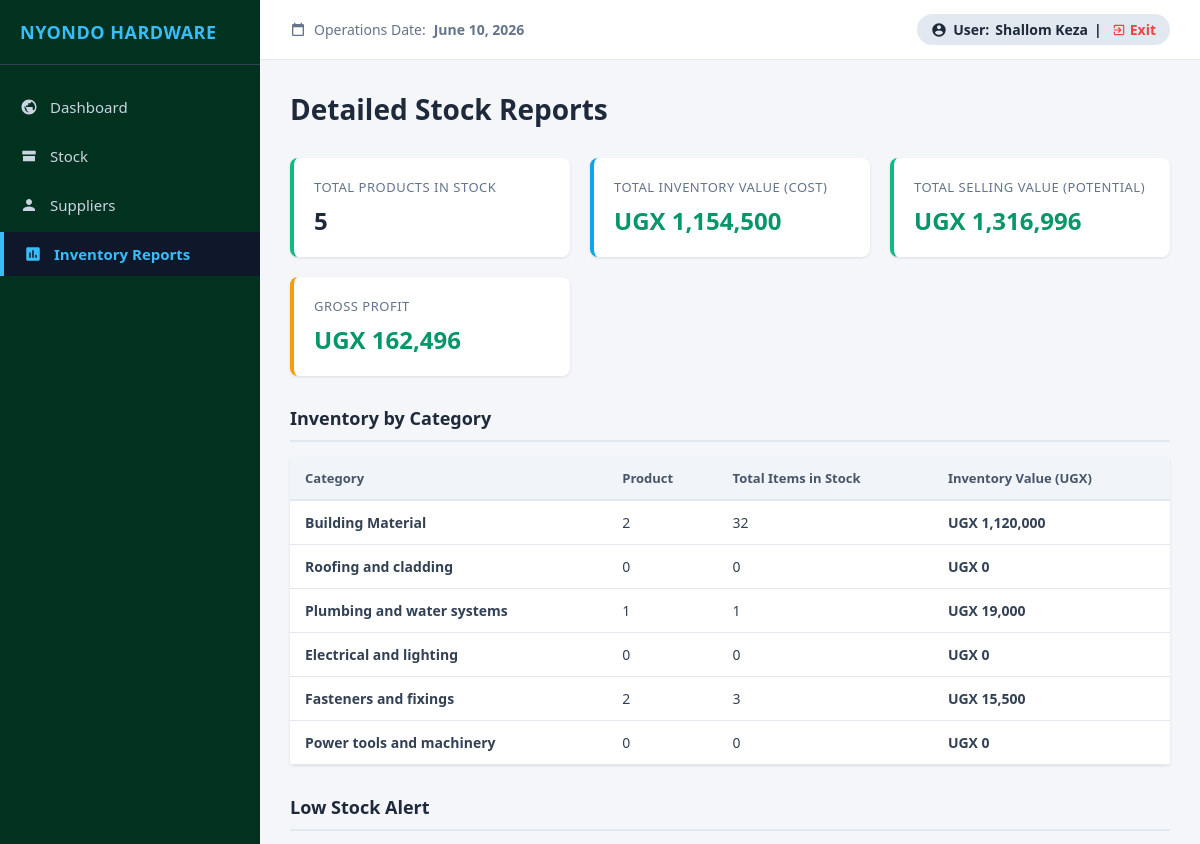
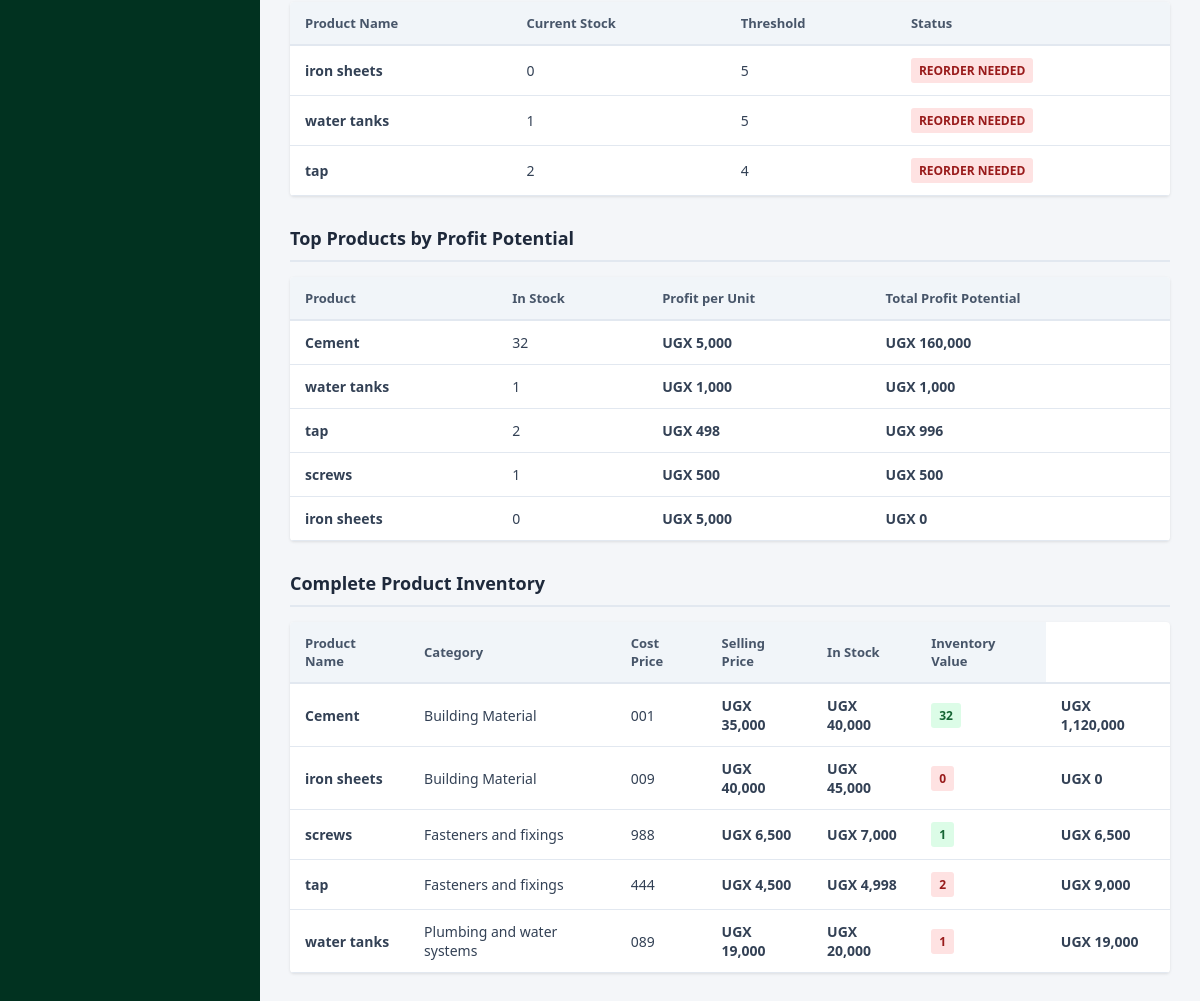
The app's page /inventory-reports/ (signed in), older data (2 pictures, top to bottom).
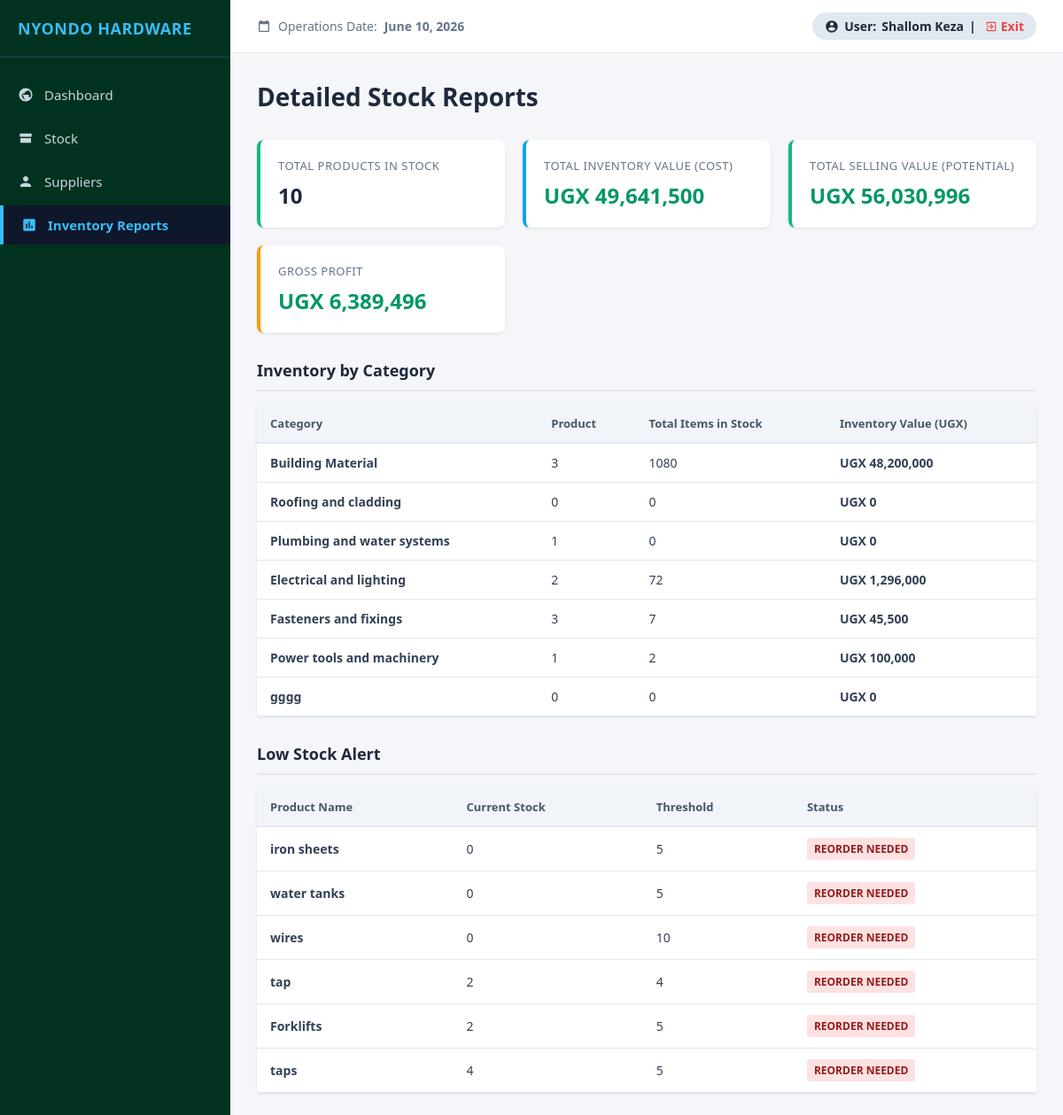
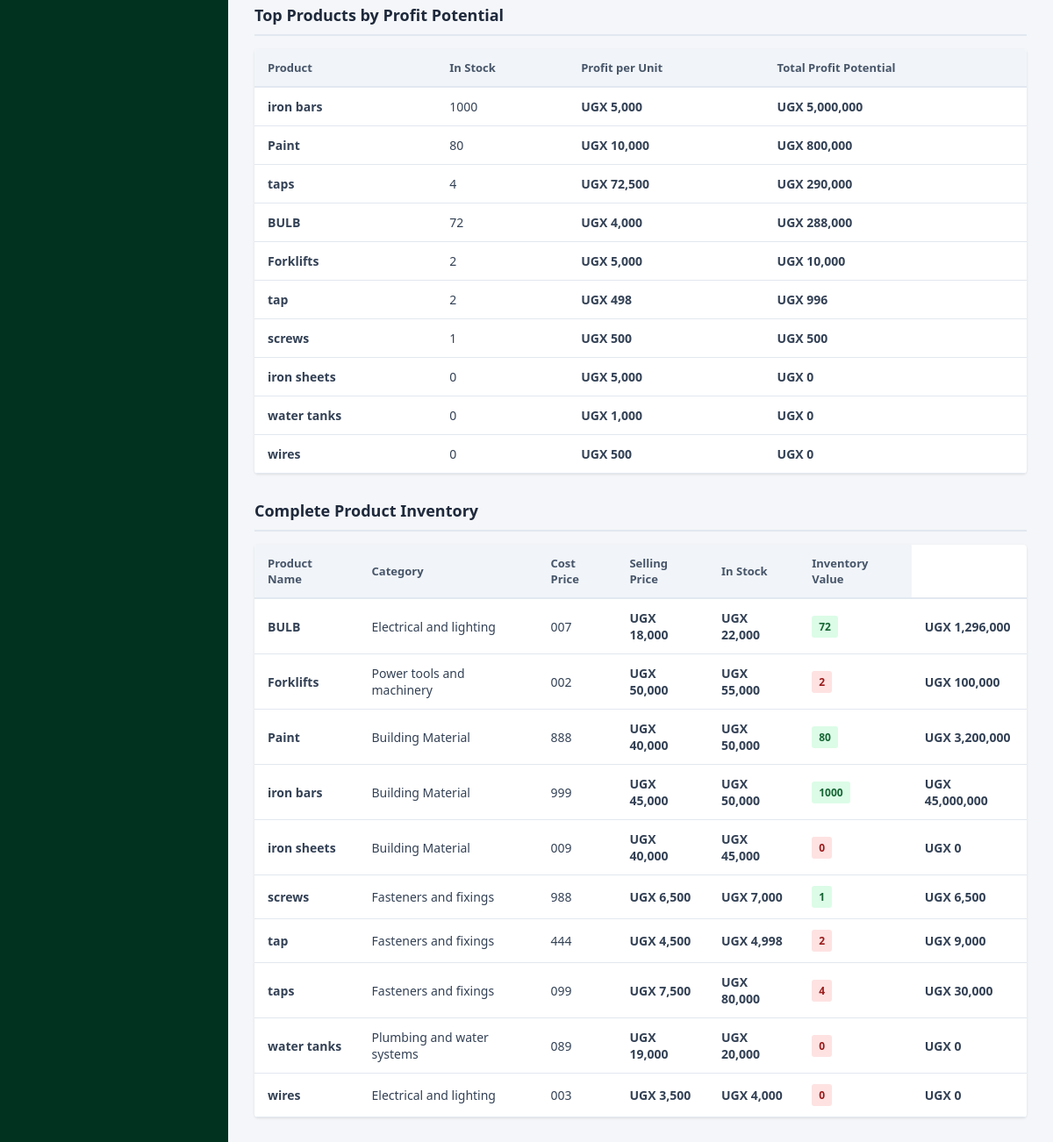
The same page, newer data (2 pictures, top to bottom).
### web/models.py (models this page shows, shortened)
class Category(models.Model):
    name = models.CharField(max_length=100, unique=True, verbose_name="Category Name")
    description = models.TextField(blank=True, null=True)

class Product(models.Model):
    supplier = models.ForeignKey(Supplier, on_delete=models.CASCADE, related_name='products')
    category = models.ForeignKey(Category, on_delete=models.CASCADE, related_name='products')
    sku = models.CharField(max_length=50, unique=True)
    name = models.CharField(max_length=255, unique=True)
    specifications = models.TextField(blank=True, null=True)
    cost_price = models.DecimalField(max_digits=12, decimal_places=2)
    selling_price = models.DecimalField(max_digits=12, decimal_places=2)
    quantity_in_stock = models.IntegerField(default=0)
    low_stock_threshold = models.IntegerField(default=5)
    date_added = models.DateTimeField(auto_now_add=True)

### web/views.py (the view)
# urls.py: path('inventory-reports/', views.inventory_reports, name='inventory_reports'),
@require_role('STOCK', 'ADMIN')
def inventory_reports(request):
    products = Product.objects.all().select_related('supplier', 'category').order_by('name')
    total_inventory_value = sum(
        p.quantity_in_stock * p.cost_price for p in products
    )
    total_potential_value = sum(
        p.quantity_in_stock * p.selling_price for p in products
    )
    total_profit_potential = total_potential_value - total_inventory_value
    low_stock_products = products.filter(
        quantity_in_stock__lte=models.F('low_stock_threshold')
    ).order_by('quantity_in_stock')
    high_value_products = products.order_by('-quantity_in_stock')[:10]
    product_profitability = [
        {
            'product': p,
            'profit_per_unit': p.selling_price - p.cost_price,
            'total_profit_potential': (p.selling_price - p.cost_price) * p.quantity_in_stock
        }
        for p in products
    ]
    product_profitability.sort(key=lambda x: x['total_profit_potential'], reverse=True)
    categories = Category.objects.all()
    category_stats = []
    for cat in categories:
        cat_products = products.filter(category=cat)
        cat_value = sum(p.quantity_in_stock * p.cost_price for p in cat_products)
        category_stats.append({
            'category': cat,
            'product_count': cat_products.count(),
            'total_value': cat_value,
            'items_in_stock': sum(p.quantity_in_stock for p in cat_products)
        })
    context = {
        'products': products,
        'total_inventory_value': total_inventory_value,
        'total_potential_value': total_potential_value,
        'total_profit_potential': total_profit_potential,
        'low_stock_products': low_stock_products,
        'product_profitability': product_profitability[:15],
        'category_stats': category_stats,
        'today': date.today(),
    }
    return render(request, 'inventory_reports.html', context)

### web/templatetags/custom_filters.py (called while the page is built)
@register.filter
def multiply(value, arg):
    try:
        return value * arg
    except (ValueError, TypeError):
        return 0

### web/views.py (called while the page is built)
def require_role(*allowed_roles):
    def decorator(view_func):
        @wraps(view_func)
        def wrapper(request, *args, **kwargs):
            if not request.user.is_authenticated:
                return redirect('login')
            user_role = str(getattr(request.user, 'role', '')).upper()
            if 'ADMIN' in user_role:
                return view_func(request, *args, **kwargs)
            for allowed in allowed_roles:
                if allowed.upper() in user_role:
                    return view_func(request, *args, **kwargs)
            messages.error(request, "Access denied: Redirected to your authorized department.")
            return redirect(role_home(user_role))
        return wrapper
    return decorator

### web/templates/inventory_reports.html (shortened to what the changed rows need)
{% extends 'base.html' %}
{% load humanize %}
{% load custom_filters %}
{% block content %}
<div class="page-header">
    <h1 class="page-title">Detailed Stock Reports</h1>
</div>
<div class="stats-grid">
    <div class="stat-card success">
        <div class="stat-label">Total Products in Stock</div>
        <div class="stat-value">{{ products.count }}</div>
    </div>
    <div class="stat-card">
        <div class="stat-label">Total Inventory Value (Cost)</div>
        <div class="stat-value currency">UGX {{ total_inventory_value|floatformat:0|intcomma }}</div>
    </div>
    <div class="stat-card success">
        <div class="stat-label">Total Selling Value (Potential)</div>
        <div class="stat-value currency">UGX {{ total_potential_value|floatformat:0|intcomma }}</div>
    </div>
    <div class="stat-card warning">
        <div class="stat-label">Gross Profit </div>
        <div class="stat-value currency">UGX {{ total_profit_potential|floatformat:0|intcomma }}</div>
    </div>
</div>
{% if category_stats %}
    <table class="table">
        <thead>
            <tr>
                <th>Category</th>
                <th>Product </th>
                <th>Total Items in Stock</th>
                <th>Inventory Value (UGX)</th>
            </tr>
        </thead>
        <tbody>
            {% for cat in category_stats %}
                <tr>
                    <td><strong>{{ cat.category.name }}</strong></td>
                    <td>{{ cat.product_count }}</td>
                    <td>{{ cat.items_in_stock }}</td>
                    <td class="currency">UGX {{ cat.total_value|floatformat:0|intcomma }}</td>
                </tr>
            {% endfor %}
        </tbody>
    </table>
{% else %}
    <div class="empty-state">No category data available</div>
{% endif %}
{% if low_stock_products %}
    <table class="table">
        <thead>
            <tr>
                <th>Product Name</th>
                <th>Current Stock</th>
                <th>Threshold</th>
                <th>Status</th>
            </tr>
        </thead>
        <tbody>
            {% for product in low_stock_products %}
                <tr>
                    <td><strong>{{ product.name }}</strong></td>
                    <td>{{ product.quantity_in_stock }}</td>
                    <td>{{ product.low_stock_threshold }}</td>
                    <td><span class="badge badge-low">REORDER NEEDED</span></td>
                </tr>
            {% endfor %}
        </tbody>
    </table>
{% else %}
    <div style="padding: 20px; background: #dcfce7; border-radius: 4px; color: #166534;">
        All products are adequately stocked!
    </div>
{% endif %}
{% if product_profitability %}
    <table class="table">
        <thead>
            <tr>
                <th>Product</th>
                <th>In Stock</th>
                <th>Profit per Unit</th>
                <th>Total Profit Potential</th>
            </tr>
        </thead>
        <tbody>
            {% for item in product_profitability %}
                <tr>
                    <td><strong>{{ item.product.name }}</strong></td>
                    <td>{{ item.product.quantity_in_stock }}</td>
                    <td class="currency">UGX {{ item.profit_per_unit|floatformat:0|intcomma }}</td>
                    <td class="currency"><strong>UGX {{ item.total_profit_potential|floatformat:0|intcomma }}</strong></td>
                </tr>
            {% endfor %}
        </tbody>
    </table>
{% else %}
    <div class="empty-state">No profitability data available</div>
{% endif %}
{% if products %}
    <table class="table">
        <thead>
            <tr>
                <th>Product Name</th>
                <th>Category</th>
                <th>Cost Price</th>
                <th>Selling Price</th>
                <th>In Stock</th>
                <th>Inventory Value</th>
            </tr>
        </thead>
        <tbody>
            {% for product in products %}
                <tr>
                    <td><strong>{{ product.name }}</strong></td>
                    <td>{{ product.category.name }}</td>
                    <td>{{ product.sku }}</td>
                    <td class="currency">UGX {{ product.cost_price|floatformat:0|intcomma }}</td>
                    <td class="currency">UGX {{ product.selling_price|floatformat:0|intcomma }}</td>
                    <td>
                        {% if product.quantity_in_stock <= product.low_stock_threshold %}
                            <span class="badge badge-low">{{ product.quantity_in_stock }}</span>
                        {% else %}
                            <span class="badge badge-ok">{{ product.quantity_in_stock }}</span>
                        {% endif %}
                    </td>
                    <td class="currency">UGX {{ product.quantity_in_stock|multiply:product.cost_price|floatformat:0|intcomma }}</td>
                </tr>
            {% endfor %}
        </tbody>
    </table>
{% else %}
    <div class="empty-state">No inventory data available</div>
{% endif %}
{% endblock %}

Row changes from the older to the newer data that the page shows:
removed Product: product.name "Cement", product.quantity_in_stock "32", profit_per_unit "5,000", total_profit_potential "160,000", name "Cement", category.name "Building Material", sku "001", cost_price "35,000", selling_price "40,000", quantity_in_stock "32", quantity_in_stock|multiply "1,120,000"
computed for Category "Building Material": product_count "2" → "3"; items_in_stock "32" → "1080"; total_value "1,120,000" → "48,200,000"
computed for Category "Plumbing and water systems": items_in_stock "1" → "0"; total_value "19,000" → "0"
computed for Category "Electrical and lighting": product_count "0" → "2"; items_in_stock "0" → "72"; total_value "0" → "1,296,000"
computed for Category "Fasteners and fixings": product_count "2" → "3"; items_in_stock "3" → "7"; total_value "15,500" → "45,500"
computed for Category "Power tools and machinery": product_count "0" → "1"; items_in_stock "0" → "2"; total_value "0" → "100,000"
added Category: category.name "gggg", product_count "0", items_in_stock "0", total_value "0"
changed Product "water tanks": quantity_in_stock "1" → "0"; product.quantity_in_stock "1" → "0"; total_profit_potential "1,000" → "0"; quantity_in_stock|multiply "19,000" → "0"; moves down the list
added Product: name "wires", quantity_in_stock "0", low_stock_threshold "10", product.name "wires", product.quantity_in_stock "0", profit_per_unit "500", total_profit_potential "0", category.name "Electrical and lighting", sku "003", cost_price "3,500", selling_price "4,000", quantity_in_stock|multiply "0"
added Product: name "Forklifts", quantity_in_stock "2", low_stock_threshold "5", product.name "Forklifts", product.quantity_in_stock "2", profit_per_unit "5,000", total_profit_potential "10,000", category.name "Power tools and machinery", sku "002", cost_price "50,000", selling_price "55,000", quantity_in_stock|multiply "100,000"
added Product: name "taps", quantity_in_stock "4", low_stock_threshold "5", product.name "taps", product.quantity_in_stock "4", profit_per_unit "72,500", total_profit_potential "290,000", category.name "Fasteners and fixings", sku "099", cost_price "7,500", selling_price "80,000", quantity_in_stock|multiply "30,000"
added Product: product.name "iron bars", product.quantity_in_stock "1000", profit_per_unit "5,000", total_profit_potential "5,000,000", name "iron bars", category.name "Building Material", sku "999", cost_price "45,000", selling_price "50,000", quantity_in_stock "1000", quantity_in_stock|multiply "45,000,000"
added Product: product.name "Paint", product.quantity_in_stock "80", profit_per_unit "10,000", total_profit_potential "800,000", name "Paint", category.name "Building Material", sku "888", cost_price "40,000", selling_price "50,000", quantity_in_stock "80", quantity_in_stock|multiply "3,200,000"
added Product: product.name "BULB", product.quantity_in_stock "72", profit_per_unit "4,000", total_profit_potential "288,000", name "BULB", category.name "Electrical and lighting", sku "007", cost_price "18,000", selling_price "22,000", quantity_in_stock "72", quantity_in_stock|multiply "1,296,000"
Text that changed along with them:
{{ products.count }}: "5" → "10"
{{ total_inventory_value|floatformat:0|intcomma }}: "1,154,500" → "49,641,500"
{{ total_potential_value|floatformat:0|intcomma }}: "1,316,996" → "56,030,996"
{{ total_profit_potential|floatformat:0|intcomma }}: "162,496" → "6,389,496"
